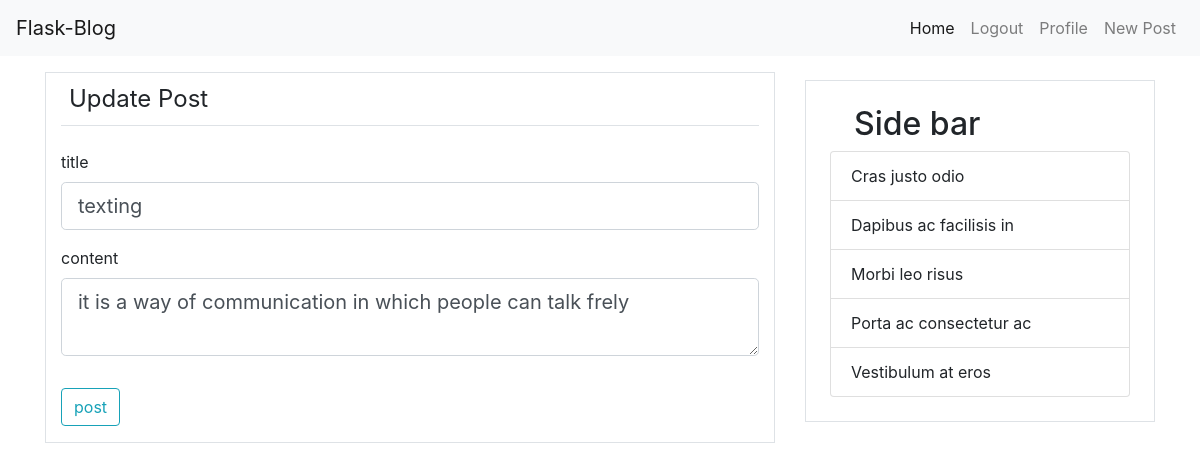
The app's page /post/7/update (signed in) with its own data.
### flaskblog/models.py (models this page shows, shortened)
class Post(db.Model):
    id = db.Column(db.Integer,primary_key=True)
    title = db.Column(db.String(100),nullable=False)
    content = db.Column(db.Text,nullable=False)
    date_posted = db.Column(db.DateTime,nullable=False,default=datetime.utcnow)
    user_id = db.Column(db.Integer,db.ForeignKey('user.id'),nullable=False)

### flaskblog/routes.py (the view)
@app.route("/post/<int:post_id>/update",methods =['GET','POST'])
@login_required
def update_post(post_id):
    post = Post.query.get_or_404(post_id)
    if post.author != current_user:
        abort(403)
    else: # if current user is the author
        form = PostCreateForm()
        if request.method == 'POST':
            if form.validate_on_submit():
                post.title = form.title.data
                post.content = form.content.data
                db.session.commit()
                flash('Your Post was updated successfully','success')
                return redirect(url_for('post',post_id = post.id))
        else:
            form.title.data = post.title
            form.content.data = post.content
    return render_template('create_post.html',form=form,title="post-update",legend='Update Post')

### flaskblog/forms.py
class PostCreateForm(FlaskForm):
    title = StringField('title',validators=[DataRequired()])
    content =TextAreaField('content',validators=[DataRequired()])
    submit = SubmitField('post')

### flaskblog/models.py (called while the page is built)
@login_manager.user_loader
def load_user(user_id):
    return User.query.get(int(user_id))

### flaskblog/templates/create_post.html (shortened to what this page needs)
{% extends "base.html"%}
{% block content%}
    <div class="container">
        <div class="row border">
            <div class="col-md-12">
                <form action="" method="POST" class="" enctype="multipart/form-data">
                    <fieldset class="form-group">
                        <legend class="border-bottom mb-4 p-2">{{legend}}</legend>
                        <div class="form-group">
                            {{form.title.label(class="form-control-label")}}
                            {%if form.title.errors%}
                                {{form.title(class="form-control form-control-lg is-invalid")}}
                                <div class="invalid-feedback">
                                    {% for error in form.email.errors%}
                                        <span>{{error}}</span>
                                    {% endfor%}
                                </div>
                            {%else%}
                                {{form.title(class="form-control form-control-lg")}}
                            {%endif%}
                        </div>
                        <div class="form-group">
                            {{form.content.label(class="form-control-label")}}
                            {%if form.content.errors%}
                                {{form.content(class="form-control form-control-lg is-invalid")}}
                                <div class="invalid-feedback">
                                    {% for error in form.email.errors%}
                                        <span>{{error}}</span>
                                    {% endfor%}
                                </div>
                            {%else%}
                                {{form.content(class="form-control form-control-lg")}}
                            {%endif%}
                        </div>
                    </fieldset>
                    <div class="form-group">
                        {{form.submit(class="btn btn-outline-info")}}
                    </div>
                </form>
            </div>
        </div>
    </div>
{% endblock content%}

### records on screen
Post: title "texting", content "it is a way of communication in which people can talk frely"

### other values on screen
{{ legend }} "Update Post"
